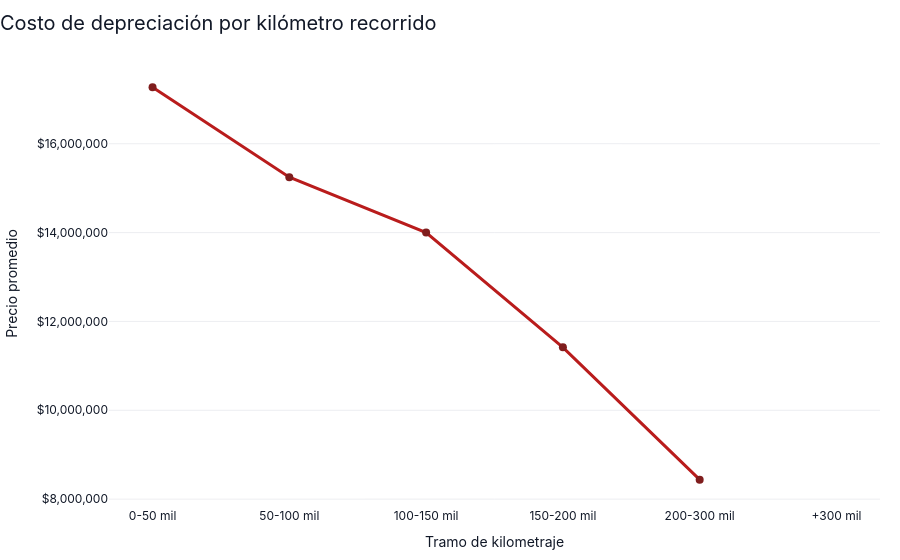

Source (notebook cell):
### Markdown cell above
##  Descripción

Este gráfico de líneas muestra la tendencia del precio promedio de los vehículos a través del tiempo. En el eje horizontal se presentan los años y en el eje vertical el precio promedio. El punto más bajo se observa al inicio del período, con un valor cercano a los **5 millones de pesos**, mientras que el punto más alto se encuentra en los años más recientes, superando los **20 millones de pesos**.

---

##  Interpretación

El mercado ha ido encareciéndose de manera sostenida, lo que sugiere un aumento general en el valor promedio de los vehículos y una posible presión al alza en los precios de publicación.

Aunque hay pequeños retrocesos en algunos años, como en el año **2021**, la tendencia de fondo no cambia: el mercado se mueve hacia valores más altos y el crecimiento se acelera especialmente al final del período.

Este comportamiento indica que los vehículos más recientes mantienen una valorización superior dentro del mercado, mientras que la oferta de vehículos antiguos presenta precios considerablemente menores.

---

##  Propuesta estratégica

### Ajustar la estrategia de precios al alza

Si el promedio de mercado viene subiendo, los precios de publicación deben revisarse periódicamente para evitar quedar por debajo de los valores observados en el mercado.

### Priorizar inventario con mayor valor de reventa

Conviene enfocar la captación en vehículos que sigan esta tendencia positiva y mantengan una mejor valorización en el tiempo.

### Fortalecer la estimación de precios de mercado

La tendencia observada puede utilizarse como referencia para mejorar los modelos de valorización de vehículos usados, considerando el efecto que tiene el año del vehículo sobre su precio esperado.

### Anticipar oportunidades comerciales

El crecimiento sostenido de los precios permite identificar segmentos con mayor potencial de rentabilidad y orientar la estrategia comercial hacia vehículos con una valorización más favorable.

### Code cell
# =========================
# KPI 3
# =========================

import pandas as pd
import plotly.express as px

df_km = df.dropna(subset=["kilometraje", "precio"]).copy()

bins = [0, 50000, 100000, 150000, 200000, 300000, float("inf")]
labels = ["0-50 mil", "50-100 mil", "100-150 mil", "150-200 mil", "200-300 mil", "+300 mil"]

df_km["tramo_km"] = pd.cut(
    df_km["kilometraje"],
    bins=bins,
    labels=labels,
    include_lowest=True
)

df_dep_km = (
    df_km.groupby("tramo_km", as_index=False)["precio"]
    .mean()
)

fig = px.line(
    df_dep_km,
    x="tramo_km",
    y="precio",
    markers=True,
    title="Costo de depreciación por kilómetro recorrido"
)

fig.update_traces(
    line=dict(color="#B91C1C", width=3),
    marker=dict(size=8, color="#7F1D1D"),
    hovertemplate="<b>Tramo:</b> %{x}<br><b>Precio promedio:</b> $%{y:,.0f}<extra></extra>"
)

fig.update_layout(
    xaxis_title="Tramo de kilometraje",
    yaxis_title="Precio promedio",
    hovermode="x unified",
    template="plotly_white",
    height=440,
    title=dict(x=0, xanchor="left", font=dict(size=20, color="#111827")),
    font=dict(family="Inter, sans-serif", color="#111827"),
    plot_bgcolor="white",
    paper_bgcolor="white",
    margin=dict(l=20, r=20, t=60, b=20)
)

fig.update_yaxes(
    tickprefix="$",
    tickformat=",.0f",
    gridcolor="rgba(156, 163, 175, 0.18)"
)

fig.update_xaxes(showgrid=False)

fig.show()

### Figure 1 — Plotly figure (JSON) as saved in the notebook; plotly's stock layout.template omitted (floating-point values rounded to 4 significant figures)
{"data": [{"hovertemplate": "<b>Tramo:</b> %{x}<br><b>Precio promedio:</b> $%{y:,.0f}<extra></extra>", "legendgroup": "", "line": {"color": "#B91C1C", "dash": "solid", "width": 3}, "marker": {"color": "#7F1D1D", "size": 8, "symbol": "circle"}, "mode": "lines+markers", "name": "", "orientation": "v", "showlegend": false, "type": "scatter", "x": ["0-50 mil", "50-100 mil", "100-150 mil", "150-200 mil", "200-300 mil", "+300 mil"], "xaxis": "x", "y": [17270000.0, 15250000.0, 14000000.0, 11420000.0, 8439000.0, NaN], "yaxis": "y"}], "layout": {"autosize": true, "font": {"color": "#111827", "family": "Inter, sans-serif"}, "hovermode": "x unified", "legend": {"tracegroupgap": 0}, "margin": {"b": 20, "l": 20, "r": 20, "t": 60}, "paper_bgcolor": "white", "plot_bgcolor": "white", "title": {"font": {"color": "#111827", "size": 20}, "text": "Costo de depreciación por kilómetro recorrido", "x": 0, "xanchor": "left"}, "xaxis": {"anchor": "y", "autorange": true, "domain": [0, 1], "range": [-0.3108, 5.311], "showgrid": false, "title": {"text": "Tramo de kilometraje"}, "type": "category"}, "yaxis": {"anchor": "x", "autorange": true, "domain": [0, 1], "gridcolor": "rgba(156, 163, 175, 0.18)", "range": [7718000.0, 17990000.0], "tickformat": ",.0f", "tickprefix": "$", "title": {"text": "Precio promedio"}, "type": "linear"}}}
